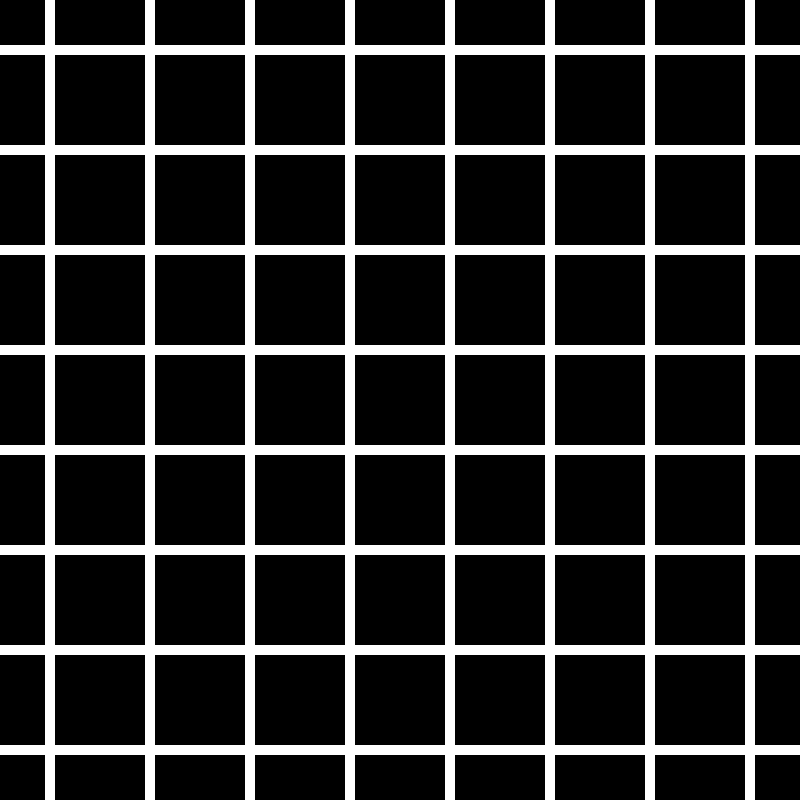
Frame 1 (no input)
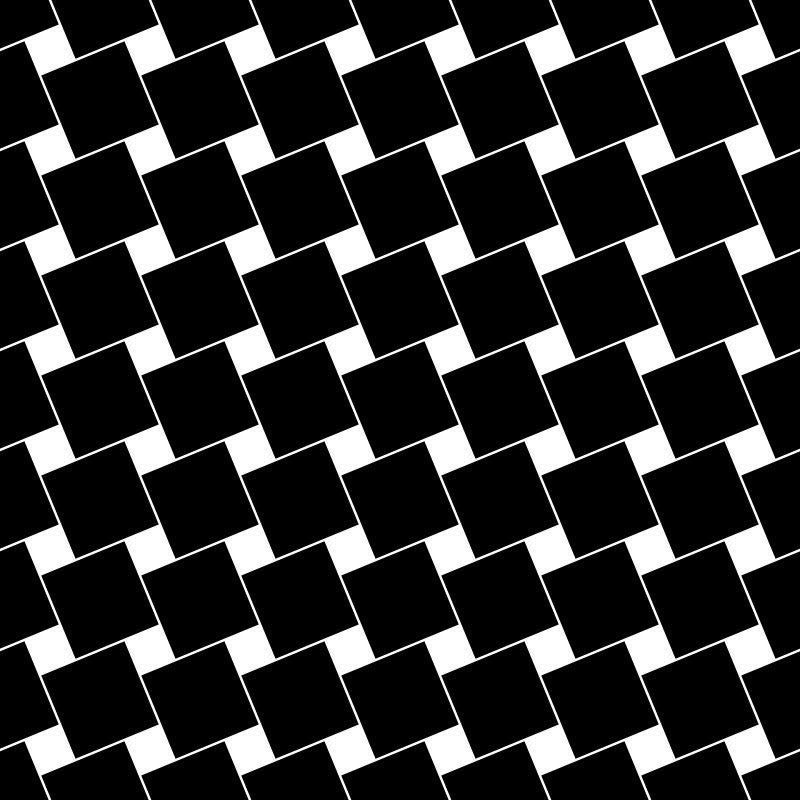
Frame 60 (the mouse pressed at the canvas centre just before this capture)
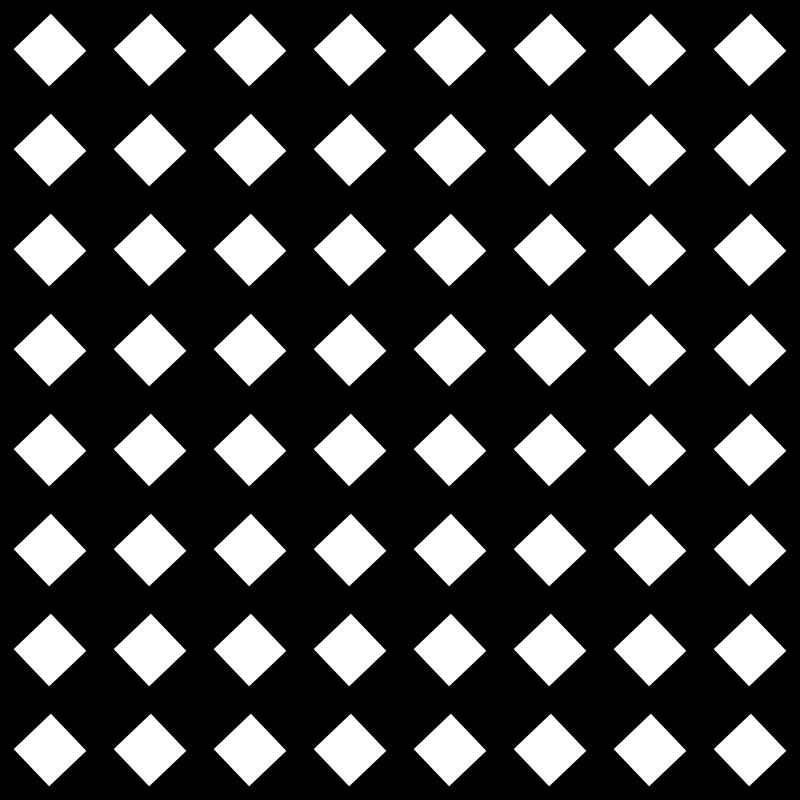
Frame 120 (the mouse held since frame 60 and released just before this capture)

The Processing sketch that drew these frames (run headless with seeded random() and noise(); from frame 60 on, the mouse is pressed at the canvas centre):

// Processing sketch: processing_175140
// ── processing_175140.pde

float r = 0;

void setup() {
  size(800, 800);
  background(255);
  noStroke();
  fill(0);
  rectMode(CENTER);
}
void draw() {
  background(255);

for (int i = 0; i<width+100; i+=100) {
  for (int j = 0; j<height+100; j+=100) {
  translate(i, j);
  rotate(r);
  rect(0, 0, 90, 90);
  resetMatrix();
  }
}
  r = r + 0.02;
}
